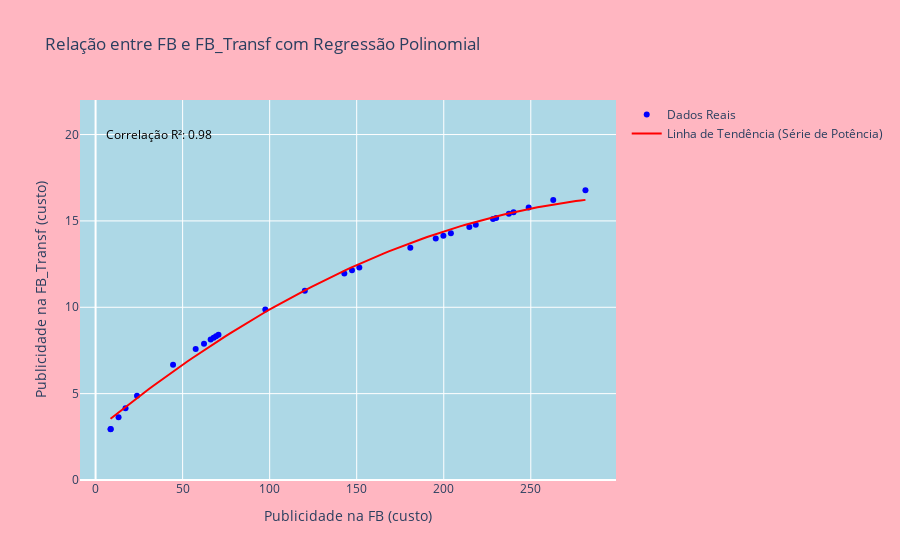

Here is the notebook cell this chart was saved with:
### Code cell
# Criar o gráfico com Plotly
fig = go.Figure()

# Adicionar os dados reais como scatter plot
fig.add_trace(go.Scatter(x=X.flatten(), y=y, mode='markers', name='Dados Reais', marker=dict(color='blue')))

# Adicionar a linha de tendência polinomial
fig.add_trace(go.Scatter(x=X_fit.flatten(), y=y_fit, mode='lines', name='Linha de Tendência (Série de Potência)', line=dict(color='red')))

# Adicionar título e rótulos dos eixos e definir cor de fundo
fig.update_layout(
    title='Relação entre FB e FB_Transf com Regressão Polinomial',
    xaxis_title='Publicidade na FB (custo)',
    yaxis_title='Publicidade na FB_Transf (custo)',
    yaxis=dict(range=[0, 22]),  # Limitar o eixo y até 22
    plot_bgcolor='lightblue',  # Cor de fundo azul claro
    paper_bgcolor ='lightpink',
)

#paper_bgcolor (cor de fundo do espaço ao redor do gráfico) e plot_bgcolor (cor de fundo dentro do gráfico) 

# Adicionar texto de correlação R² no gráfico
fig.add_annotation(
    x=X_fit.flatten()[10], y=20,
    text=f'Correlação R²: {correlacao_RB_FB_Transf:.2f}',
    showarrow=False,
    font=dict(size=12, color='black')
)

# Mostrar o gráfico
fig.show()

### Figure 1 — Plotly figure (JSON) as saved in the notebook; plotly's stock layout.template omitted (floating-point values rounded to 4 significant figures)
{"data": [{"marker": {"color": "blue"}, "mode": "markers", "name": "Dados Reais", "type": "scatter", "x": [230.1, 44.5, 17.2, 151.5, 180.8, 8.7, 57.5, 120.2, 8.6, 199.8, 66.1, 214.7, 23.8, 97.5, 204.1, 195.4, 67.8, 281.4, 69.2, 147.3, 218.4, 237.4, 13.2, 228.3, 62.3, 262.9, 142.9, 240.1, 248.8, 70.6], "y": [15.17, 6.671, 4.147, 12.31, 13.45, 2.95, 7.583, 10.96, 2.933, 14.14, 8.13, 14.65, 4.879, 9.874, 14.29, 13.98, 8.234, 16.77, 8.319, 12.14, 14.78, 15.41, 3.633, 15.11, 7.893, 16.21, 11.95, 15.5, 15.77, 8.402]}, {"line": {"color": "red"}, "mode": "lines", "name": "Linha de Tendência (Série de Potência)", "type": "scatter", "x": [8.6, 11.36, 14.11, 16.87, 19.62, 22.38, 25.13, 27.89, 30.64, 33.4, 36.16, 38.91, 41.67, 44.42, 47.18, 49.93, 52.69, 55.44, 58.2, 60.96, 63.71, 66.47, 69.22, 71.98, 74.73, 77.49, 80.24, 83.0, 85.76, 88.51, 91.27, 94.02, 96.78, 99.53, 102.3, 105.0, 107.8, 110.6, 113.3, 116.1, 118.8, 121.6, 124.3, 127.1, 129.8, 132.6, 135.4, 138.1, 140.9, 143.6, 146.4, 149.1, 151.9, 154.6, 157.4, 160.2, 162.9, 165.7, 168.4, 171.2, 173.9, 176.7, 179.4, 182.2, 185.0, 187.7, 190.5, 193.2, 196.0, 198.7, 201.5, 204.2, 207.0, 209.8, 212.5, 215.3, 218.0, 220.8, 223.5, 226.3, 229.0, 231.8, 234.6, 237.3, 240.1, 242.8, 245.6, 248.3, 251.1, 253.8, 256.6, 259.4, 262.1, 264.9, 267.6, 270.4, 273.1, 275.9, 278.6, 281.4], "y": [3.548, 3.769, 3.988, 4.205, 4.421, 4.635, 4.846, 5.056, 5.264, 5.47, 5.674, 5.876, 6.077, 6.275, 6.471, 6.666, 6.859, 7.049, 7.238, 7.425, 7.61, 7.794, 7.975, 8.154, 8.332, 8.507, 8.681, 8.853, 9.022, 9.19, 9.356, 9.521, 9.683, 9.843, 10.0, 10.16, 10.31, 10.47, 10.62, 10.77, 10.91, 11.06, 11.2, 11.34, 11.48, 11.62, 11.75, 11.89, 12.02, 12.15, 12.28, 12.4, 12.53, 12.65, 12.77, 12.89, 13.01, 13.12, 13.23, 13.34, 13.45, 13.56, 13.67, 13.77, 13.87, 13.97, 14.07, 14.16, 14.26, 14.35, 14.44, 14.53, 14.61, 14.7, 14.78, 14.86, 14.94, 15.01, 15.09, 15.16, 15.23, 15.3, 15.37, 15.43, 15.5, 15.56, 15.62, 15.68, 15.73, 15.78, 15.84, 15.89, 15.93, 15.98, 16.03, 16.07, 16.11, 16.15, 16.18, 16.22]}], "layout": {"annotations": [{"font": {"color": "black", "size": 12}, "showarrow": false, "text": "Correlação R²: 0.98", "x": 36.16, "y": 20}], "autosize": true, "paper_bgcolor": "lightpink", "plot_bgcolor": "lightblue", "title": {"text": "Relação entre FB e FB_Transf com Regressão Polinomial"}, "xaxis": {"autorange": true, "range": [-8.277, 298.3], "title": {"text": "Publicidade na FB (custo)"}, "type": "linear"}, "yaxis": {"range": [0, 22], "title": {"text": "Publicidade na FB_Transf (custo)"}, "type": "linear"}}}
